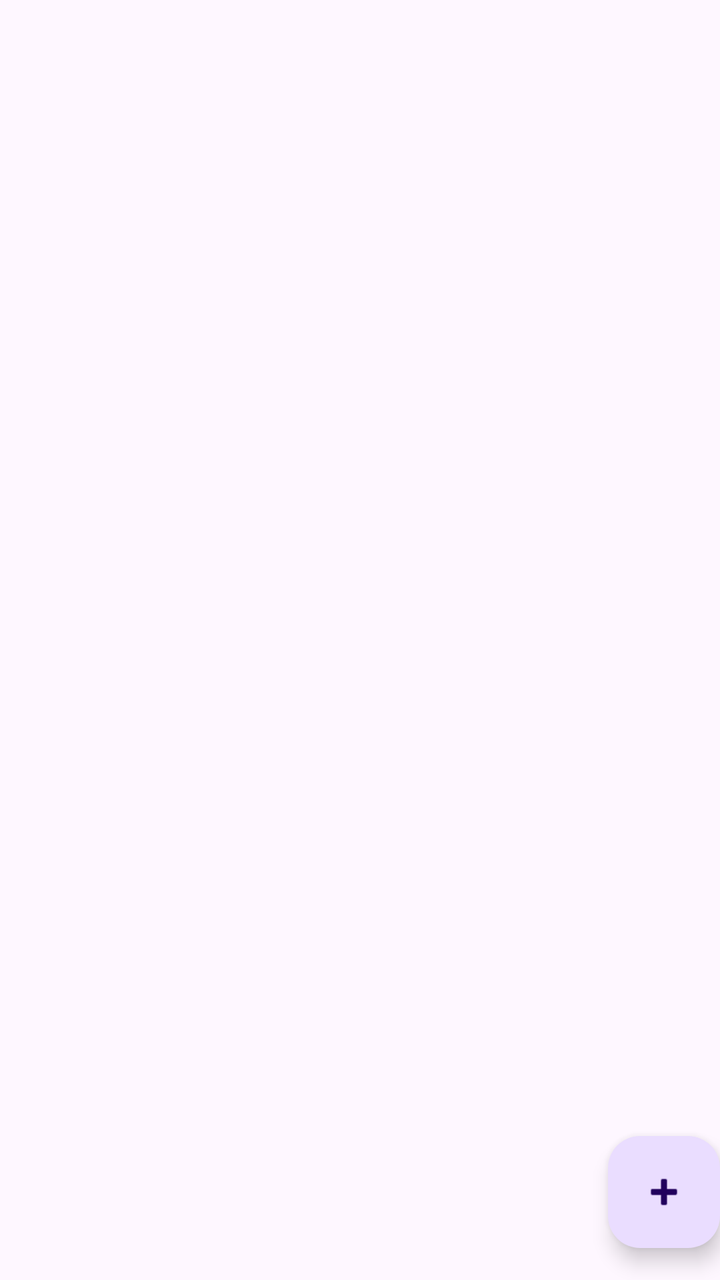
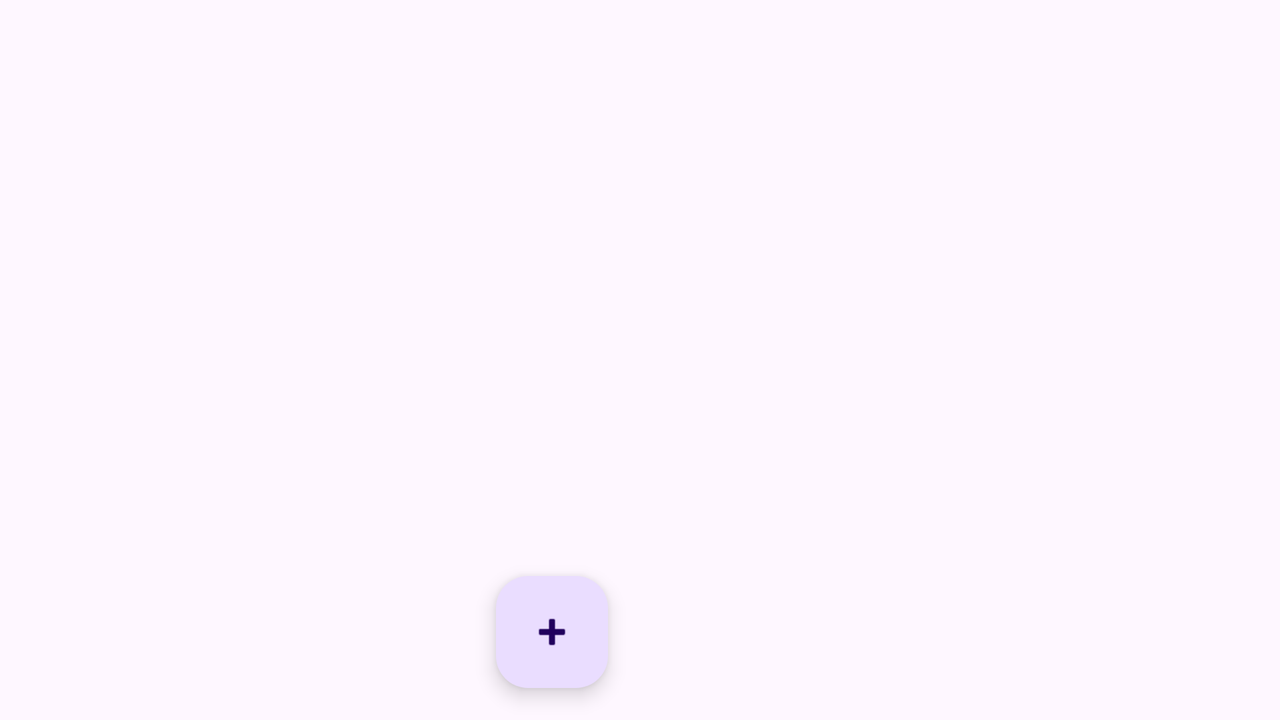

One screen, two layout resources from the same app: the default and the repository's alternative for another configuration. Each is rendered where Android would select it; the XML of both is given below.
<!-- AndroidManifest.xml: activity theme Theme.StateItemProject -->
<!-- res/layout/activity_main.xml -->
<?xml version="1.0" encoding="utf-8"?>
<androidx.coordinatorlayout.widget.CoordinatorLayout xmlns:android="http://schemas.android.com/apk/res/android"
    xmlns:app="http://schemas.android.com/apk/res-auto"
    xmlns:tools="http://schemas.android.com/tools"
    android:layout_width="match_parent"
    android:layout_height="match_parent"
    android:fitsSystemWindows="true"
    tools:context=".presentation.MainActivity">

    <com.google.android.material.appbar.AppBarLayout
        android:layout_width="match_parent"
        android:layout_height="wrap_content"
        android:fitsSystemWindows="true">

        <com.google.android.material.appbar.MaterialToolbar
            android:id="@+id/toolbar"
            android:layout_width="match_parent"
            android:layout_height="?attr/actionBarSize" />

    </com.google.android.material.appbar.AppBarLayout>
    <androidx.recyclerview.widget.RecyclerView
        android:id="@+id/list"
        android:layout_width="match_parent"
        android:layout_height="match_parent"
        android:orientation="vertical"
        app:layoutManager="androidx.recyclerview.widget.LinearLayoutManager"
        app:layout_constraintBottom_toBottomOf="parent"
        app:layout_constraintEnd_toEndOf="parent"
        app:layout_constraintStart_toStartOf="parent"
        app:layout_constraintTop_toTopOf="parent" />

    <com.google.android.material.floatingactionbutton.FloatingActionButton
        android:id="@+id/fab"
        android:layout_width="wrap_content"
        android:layout_height="wrap_content"
        android:layout_gravity="bottom|end"
        android:layout_marginEnd="@dimen/fab_margin"
        android:layout_marginBottom="16dp"
        app:srcCompat="@android:drawable/ic_input_add" />

</androidx.coordinatorlayout.widget.CoordinatorLayout>
<!-- resources referenced by this layout -->
<resources>
  <!-- from res/values-v23/ -->
  <style name="Theme.StateItemProject" parent="Base.Theme.StateItemProject">
          
          <item name="android:navigationBarColor">@android:color/transparent</item>
          <item name="android:statusBarColor">@android:color/transparent</item>
          <item name="android:windowLightStatusBar">?attr/isLightTheme</item>
      </style>
  <style name="Base.Theme.StateItemProject" parent="Theme.Material3.DayNight.NoActionBar">
          
          
      </style>
</resources>
<!-- res/layout-land/activity_main.xml (the repository's variant of the layout above) -->
<!-- drawn on the phone turned sideways -->
<?xml version="1.0" encoding="utf-8"?>
<androidx.constraintlayout.widget.ConstraintLayout
    xmlns:android="http://schemas.android.com/apk/res/android"
    xmlns:app="http://schemas.android.com/apk/res-auto"
    xmlns:tools="http://schemas.android.com/tools"
    android:layout_width="match_parent"
    android:layout_height="match_parent"
    tools:context=".presentation.MainActivity"
    >
    <androidx.recyclerview.widget.RecyclerView
        android:id="@+id/list"
        android:layout_width="0dp"
        android:layout_height="0dp"
        app:layout_constraintBottom_toBottomOf="parent"
        app:layout_constraintEnd_toEndOf="@id/guideline_middle"
        app:layout_constraintStart_toStartOf="parent"
        app:layout_constraintTop_toTopOf="parent"
        app:layoutManager="androidx.recyclerview.widget.LinearLayoutManager"
        />

    <com.google.android.material.floatingactionbutton.FloatingActionButton
        android:id="@+id/fab"
        android:layout_width="wrap_content"
        android:layout_height="wrap_content"
        android:layout_marginEnd="16dp"
        android:layout_marginBottom="16dp"
        android:clickable="true"
        android:contentDescription="@string/add_shop_item_content_description"
        android:focusable="true"
        app:layout_constraintBottom_toBottomOf="parent"
        app:layout_constraintEnd_toEndOf="@id/guideline_middle"
        app:srcCompat="@android:drawable/ic_input_add" />

    <androidx.constraintlayout.widget.Guideline
        android:id="@+id/guideline_middle"
        android:layout_width="wrap_content"
        android:layout_height="wrap_content"
        android:orientation="vertical"
        app:layout_constraintGuide_percent="0.5"
        />

    <androidx.fragment.app.FragmentContainerView
        android:id="@+id/state_item_container"
        android:layout_width="0dp"
        android:layout_height="match_parent"
        app:layout_constraintStart_toStartOf="@id/guideline_middle"
        app:layout_constraintEnd_toEndOf="parent"
        />
</androidx.constraintlayout.widget.ConstraintLayout>
<!-- resources referenced by the variant -->
<!-- as the phone turned sideways resolves them -->
<resources>
  <string name="add_shop_item_content_description">Add new shop item</string>
  <!-- from res/values-v23/ -->
  <style name="Theme.StateItemProject" parent="Base.Theme.StateItemProject">
          
          <item name="android:navigationBarColor">@android:color/transparent</item>
          <item name="android:statusBarColor">@android:color/transparent</item>
          <item name="android:windowLightStatusBar">?attr/isLightTheme</item>
      </style>
  <style name="Base.Theme.StateItemProject" parent="Theme.Material3.DayNight.NoActionBar">
          
          
      </style>
</resources>
